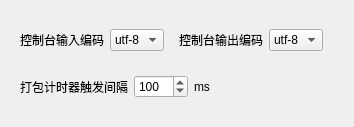
          <widget class="QWidget" name="generalSettingsPage">
           <property name="geometry">
            <rect>
             <x>0</x>
             <y>0</y>
             <width>354</width>
             <height>122</height>
            </rect>
           </property>
           <attribute name="label">
            <string>通用设置</string>
           </attribute>
           <layout class="QVBoxLayout" name="verticalLayout_11">
            <item>
             <widget class="QWidget" name="consoleInputEncodingWidget" native="true">
              <layout class="QHBoxLayout" name="horizontalLayout_21">
               <item>
                <widget class="QLabel" name="label_11">
                 <property name="text">
                  <string>控制台输入编码</string>
                 </property>
                </widget>
               </item>
               <item>
                <widget class="QComboBox" name="consoleInputEncodingCombo">
                 <property name="currentText">
                  <string>utf-8</string>
                 </property>
                 <property name="currentIndex">
                  <number>0</number>
                 </property>
                 <item>
                  <property name="text">
                   <string>utf-8</string>
                  </property>
                 </item>
                 <item>
                  <property name="text">
                   <string>gbk</string>
                  </property>
                 </item>
                 <item>
                  <property name="text">
                   <string>ascii</string>
                  </property>
                 </item>
                </widget>
               </item>
               <item>
                <widget class="QWidget" name="consoleOutputEncodingWidget" native="true">
                 <layout class="QHBoxLayout" name="horizontalLayout_20">
                  <item>
                   <widget class="QLabel" name="label_10">
                    <property name="text">
                     <string>控制台输出编码</string>
                    </property>
                   </widget>
                  </item>
                  <item>
                   <widget class="QComboBox" name="consoleOutputEncodingCombo">
                    <item>
                     <property name="text">
                      <string>utf-8</string>
                     </property>
                    </item>
                    <item>
                     <property name="text">
                      <string>gbk</string>
                     </property>
                    </item>
                    <item>
                     <property name="text">
                      <string>ascii</string>
                     </property>
                    </item>
                   </widget>
                  </item>
                 </layout>
                </widget>
               </item>
               <item>
                <spacer name="horizontalSpacer_3">
                 <property name="orientation">
                  <enum>Qt::Horizontal</enum>
                 </property>
                 <property name="sizeHint" stdset="0">
                  <size>
                   <width>40</width>
                   <height>20</height>
                  </size>
                 </property>
                </spacer>
               </item>
              </layout>
             </widget>
            </item>
            <item>
             <widget class="QWidget" name="widget_13" native="true">
              <layout class="QHBoxLayout" name="horizontalLayout_27">
               <property name="topMargin">
                <number>0</number>
               </property>
               <item>
                <widget class="QWidget" name="widget_14" native="true">
                 <layout class="QHBoxLayout" name="horizontalLayout_26">
                  <property name="leftMargin">
                   <number>0</number>
                  </property>
                  <property name="topMargin">
                   <number>0</number>
                  </property>
                  <property name="rightMargin">
                   <number>9</number>
                  </property>
                  <item>
                   <widget class="QLabel" name="label_14">
                    <property name="text">
                     <string>打包计时器触发间隔</string>
                    </property>
                   </widget>
                  </item>
                  <item>
                   <widget class="QSpinBox" name="packTimerTriggerIntervalSpin">
                    <property name="maximum">
                     <number>9999</number>
                    </property>
                    <property name="value">
                     <number>100</number>
                    </property>
                   </widget>
                  </item>
                  <item>
                   <widget class="QLabel" name="label_15">
                    <property name="text">
                     <string>ms</string>
                    </property>
                   </widget>
                  </item>
                 </layout>
                </widget>
               </item>
               <item>
                <spacer name="horizontalSpacer_6">
                 <property name="orientation">
                  <enum>Qt::Horizontal</enum>
                 </property>
                 <property name="sizeHint" stdset="0">
                  <size>
                   <width>40</width>
                   <height>20</height>
                  </size>
                 </property>
                </spacer>
               </item>
              </layout>
             </widget>
            </item>
            <item>
             <spacer name="verticalSpacer_8">
              <property name="orientation">
               <enum>Qt::Vertical</enum>
              </property>
              <property name="sizeHint" stdset="0">
               <size>
                <width>20</width>
                <height>40</height>
               </size>
              </property>
             </spacer>
            </item>
           </layout>
          </widget>
